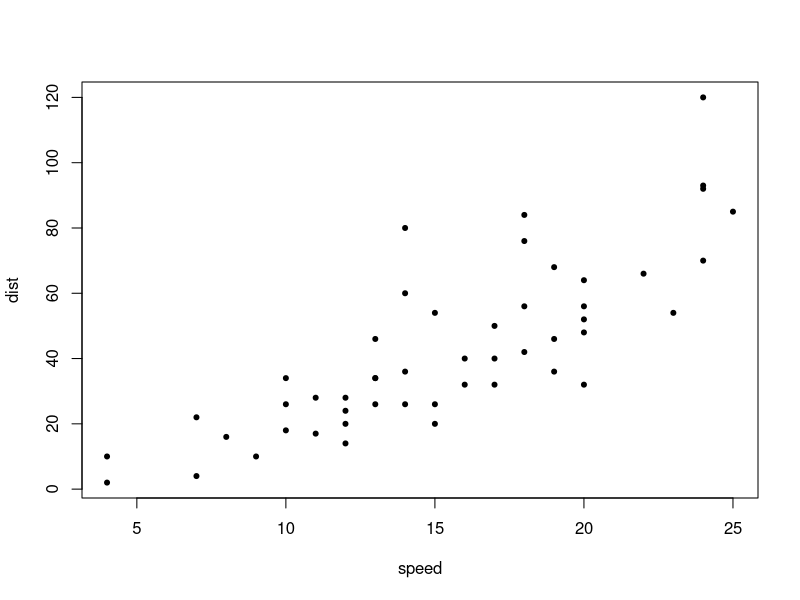

This figure's R source:
## ---- chunk 1
plot(cars, pch = 20)  # not really cool!
